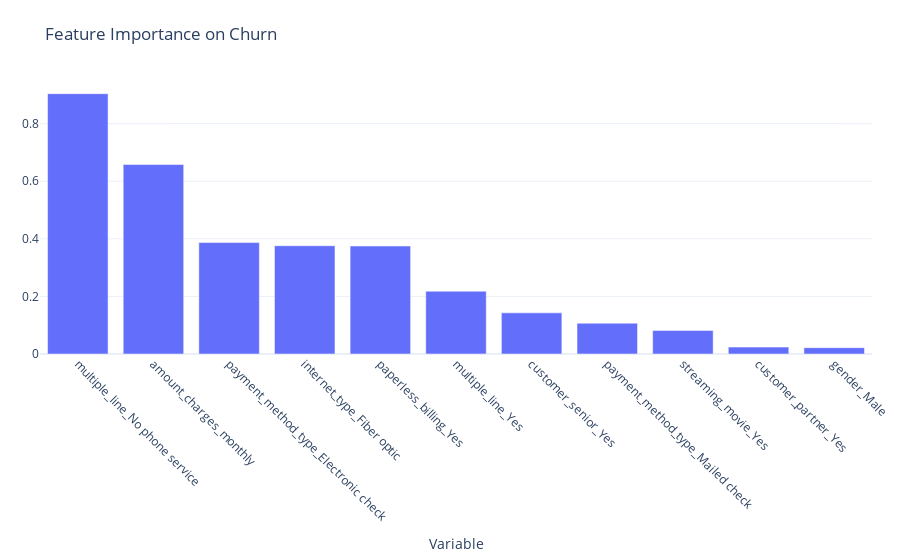

Here is the notebook cell this chart was saved with:
### Code cell
from plotly.subplots import make_subplots
import plotly.graph_objects as go

fig = make_subplots(rows=1, cols=1, shared_yaxes=True)

# Random Forest
feature_importance_light = feature_importance[feature_importance["Coefficient"] > 0].copy().round(3)

fig.add_trace(go.Bar(x=feature_importance_light['Feature'], y=feature_importance_light['Coefficient']), row=1, col=1)


fig.update_xaxes(tickangle=45, title_text="Variable", row=1, col=1)

# Set theme, margin, and annotation in layout
fig.update_layout(
    title="Feature Importance on Churn",
    template="plotly_white",
    margin=dict(r=10, t=80, b=40, l=40),
    showlegend=False
)

fig.show()

### Figure 1 — Plotly figure (JSON) as saved in the notebook; plotly's stock layout.template omitted (floating-point values rounded to 4 significant figures)
{"data": [{"type": "bar", "x": ["multiple_line_No phone service", "amount_charges_monthly", "payment_method_type_Electronic check", "internet_type_Fiber optic", "paperless_billing_Yes", "multiple_line_Yes", "customer_senior_Yes", "payment_method_type_Mailed check", "streaming_movie_Yes", "customer_partner_Yes", "gender_Male"], "xaxis": "x", "y": [0.904, 0.658, 0.387, 0.376, 0.375, 0.218, 0.143, 0.107, 0.082, 0.024, 0.022], "yaxis": "y"}], "layout": {"margin": {"b": 40, "l": 40, "r": 10, "t": 80}, "showlegend": false, "title": {"text": "Feature Importance on Churn"}, "xaxis": {"anchor": "y", "domain": [0, 1], "tickangle": 45, "title": {"text": "Variable"}}, "yaxis": {"anchor": "x", "domain": [0, 1]}}}
